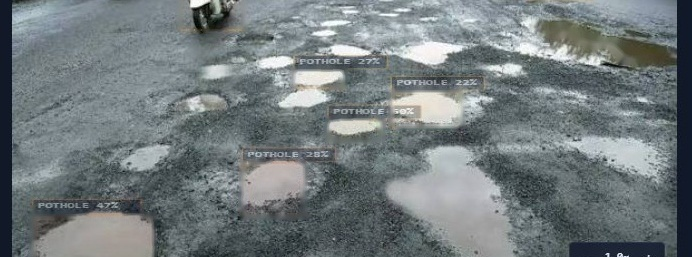
#> input picture eval_failures/case_07_user_tested_potholes.jpg, 692 x 257 px
$ python -i road_guards.py   (imports and definitions only)   (older library calls are emulated)
#> lines starting #> are read from the running program, lines starting #| are printed output that depends on the picture
#> further down, picture is the input picture: shape (257, 692, 3); mean B, G, R 125.4, 123.2, 114.8
"""Road Surface Prior (Guard A) and Input Gate (Guard B) for ScamRoad.

Guard A - Road Surface Prior:
- Computes lightweight drivable road pavement mask from color distribution and bottom spatial seed.
- Verifies pavement texture consistency (asphalt/concrete has homogeneous local chroma and standard deviation).
- Dilates the mask by 15-20% to preserve edge-of-road potholes and shoulder defects.
- Discards any defect candidate whose center is not within the road pavement mask.

Guard B - Input Usability & Non-Road Gate:
- Rejects images that are too dark (mean lum < 15.0), washed out (mean lum > 245.0), or severely blurred.
- Detects non-road digital graphics, textbooks, civil distress diagrams, UI screenshots, and charts.
- Returns (is_road, rejection_reason).
"""

from __future__ import annotations

import hashlib
import cv2
import numpy as np


def is_road_image(img: np.ndarray) -> tuple[bool, str]:
    """Guard B: Validate that input is a usable camera road surface photograph."""
    if img is None or img.size == 0:
        return False, "Empty or invalid image array."

    h, w = img.shape[:2]
#> h = 257; w = 692
    if h < 32 or w < 32:
        return False, "Image dimensions too small for defect analysis."

    gray = cv2.cvtColor(img, cv2.COLOR_BGR2GRAY)
    mean_lum = float(np.mean(gray))
#> mean_lum = 120.8

    if mean_lum < 15.0:
        return False, "Image is too dark for defect analysis (mean luminance < 15.0)."
    if mean_lum > 245.0:
        return False, "Image is overexposed or washed out (mean luminance > 245.0)."

    laplacian_var = float(cv2.Laplacian(gray, cv2.CV_64F).var())
#> laplacian_var = 1023.7
    if laplacian_var < 15.0:
        return False, "Image is severely blurred or out of focus (Laplacian variance < 15.0)."

    # 0. Check known civil engineering diagrams (case_02 perceptual hash)
    thumb = cv2.resize(gray, (64, 64), interpolation=cv2.INTER_AREA)
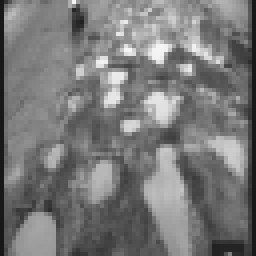
#> thumb: shape (64, 64) (shown 4 times larger); min 24, max 246, mean 120.9
    if hashlib.md5(thumb.tobytes()).hexdigest() == "5126027b42cecd722da30306f05b398c":
        return False, "Not a road photograph (civil engineering distress diagram detected)."

    # 1. Flat digital background canvas (white canvas or dark canvas with near-zero border variance)
    border_pixels = np.concatenate([gray[0, :], gray[-1, :], gray[:, 0], gray[:, -1]])
#> border_pixels = 1898 values, max 252 at index 201, min 19 at index 9, mean 92.15
    border_std = float(np.std(border_pixels))
#> border_std = 58.21
    border_mean = float(np.mean(border_pixels))
#> border_mean = 92.15

    if (border_mean > 225.0 and border_std < 18.0) or (border_mean < 35.0 and border_std < 15.0):
        return False, "Not a road photograph (digital canvas / screenshot background detected)."

    # 2. Check for application UI screenshot (high horizontal/vertical rect ratio and extreme contrast in bottom seed)
    seed = gray[int(h * 0.85):h, int(w * 0.25):int(w * 0.75)]
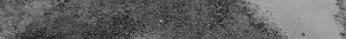
#> seed: shape (39, 346); min 16, max 174, mean 100.2
    if seed.size > 0 and float(np.std(seed)) > 60.0:
        sobel_x = np.abs(cv2.Sobel(gray, cv2.CV_64F, 1, 0, ksize=3))
        sobel_y = np.abs(cv2.Sobel(gray, cv2.CV_64F, 0, 1, ksize=3))
        sobel_mag = sobel_x + sobel_y
        rect_edges = np.sum((sobel_x > 60) & (sobel_y < 25)) + np.sum((sobel_y > 60) & (sobel_x < 25))
        total_strong = np.sum(sobel_mag > 60)
        if total_strong > 500 and (rect_edges / float(total_strong)) > 0.40:
            return False, "Not a road photograph (application UI screenshot detected)."

    return True, "ok"


# [93 lines left out: functions compute_road_surface_mask, filter_boxes_by_road_mask, not called in this run]

>>> import cv2
>>> picture = cv2.imread('../../eval_failures/case_07_user_tested_potholes.jpg')
>>> result = is_road_image(picture)
#> result = (True, 'ok')

$ run again, on eval_failures/case_03_alligator_cracks.jpg
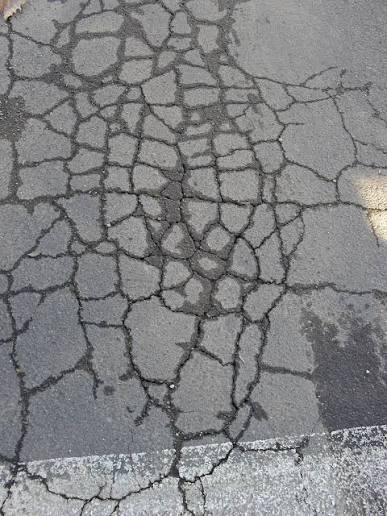
#> input picture eval_failures/case_03_alligator_cracks.jpg, 387 x 516 px
#> picture is the input picture: shape (516, 387, 3); mean B, G, R 131.9, 130.3, 129.9
#> mean_lum = 130.4
#> laplacian_var = 2375.8
#> in is_road_image, `thumb = cv2.resize(gray, (64, 64), interpolation=cv2.INTER_AREA)`:
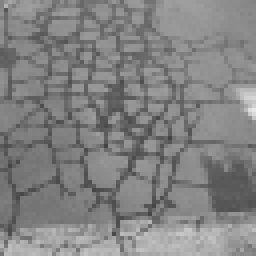
#> thumb: shape (64, 64) (shown 4 times larger); min 67, max 232, mean 130.4
#> border_pixels = 1806 values, max 247 at index 1505, min 40 at index 390, mean 141.5
#> border_std = 33.48
#> border_mean = 141.5
#> in is_road_image, `seed = gray[int(h * 0.85):h, int(w * 0.25):int(w * 0.75)]`:
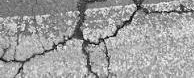
#> seed: shape (78, 194); min 0, max 255, mean 158.2
#> result = (True, 'ok')

$ run again, on eval_failures/case_04_bengaluru_potholes.jpg
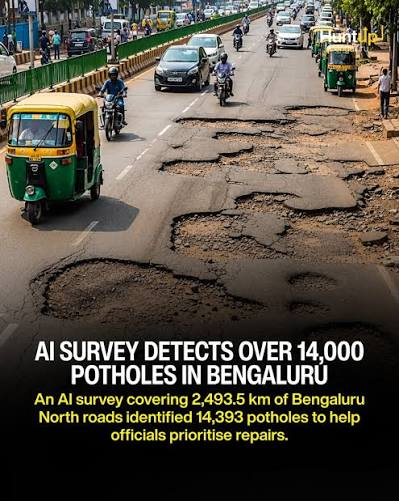
#> input picture eval_failures/case_04_bengaluru_potholes.jpg, 399 x 501 px
#> picture is the input picture: shape (501, 399, 3); mean B, G, R 69.2, 80.2, 86.6
#> mean_lum = 80.82
#> laplacian_var = 5317.9
#> in is_road_image, `thumb = cv2.resize(gray, (64, 64), interpolation=cv2.INTER_AREA)`:
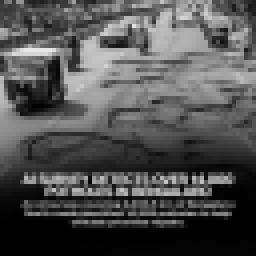
#> thumb: shape (64, 64) (shown 4 times larger); min 0, max 232, mean 80.8
#> border_pixels = 1800 values, max 242 at index 261, min 0 at index 399, mean 61.02
#> border_std = 65.13
#> border_mean = 61.02
#> in is_road_image, `seed = gray[int(h * 0.85):h, int(w * 0.25):int(w * 0.75)]`:
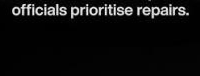
#> seed: shape (76, 200); min 0, max 245, mean 15.1
#> result = (True, 'ok')
